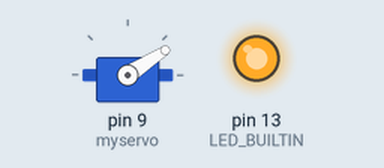
Recording of a sketch running on a simulated Arduino Uno, built with avr-gcc and run on an emulated ATmega328P. On the bench: servo, output pins drawn as LEDs (lit = HIGH).

Above: at 0.05 s.
At 1.15 s:
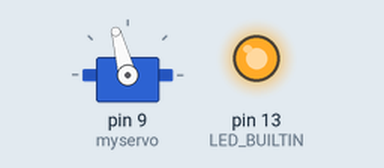
At 2.3 s:
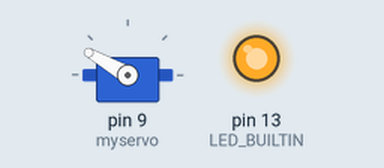
At 4.6 s:
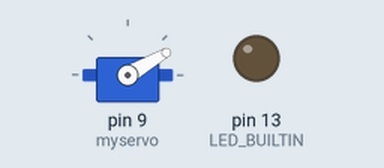
Timing chart, 0 to 6.0 s (numbered marks = the images above):
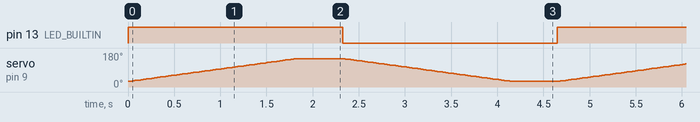

The sketch:

sketch_feb07a_sweep.ino
```cpp
#include <Servo.h>

Servo myservo;

int pos = 0;

int startPos = 30;
int endPos = 150;

void setup() {
  myservo.attach(9);
  pinMode(LED_BUILTIN, OUTPUT);
}

void loop() {
  digitalWrite(LED_BUILTIN, HIGH);
  for (pos = startPos; pos <= endPos; pos += 1) {
    myservo.write(pos);
    delay(15);
  }
  delay(500);

  digitalWrite(LED_BUILTIN, LOW);
  for (pos = endPos; pos >= startPos; pos -= 1) {
    myservo.write(pos);
    delay(15);
  }
  delay(500);
}
```

Measured:
- by itself, pin 13 (LED_BUILTIN): alternates HIGH for 2.3 s and LOW for 2.3 s
